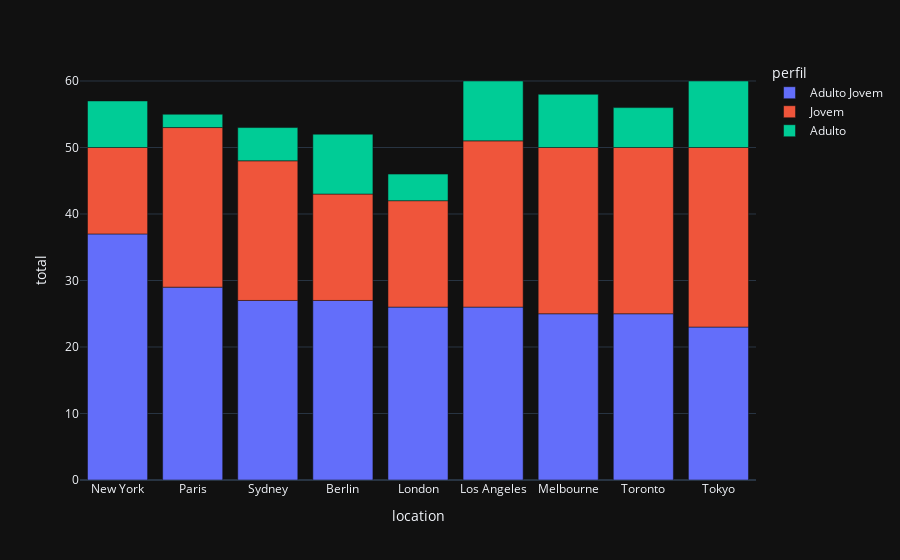

Notebook code cell kept with this figure:
### Code cell
df_grafico_perfil = px.bar(
    df_perfil,
    x='location',
    y='total',
    color='perfil'
)
df_grafico_perfil.show()

### Figure 1 — Plotly figure (JSON) as saved in the notebook; plotly's stock layout.template omitted (floating-point values rounded to 4 significant figures)
{"data": [{"hovertemplate": "perfil=Adulto Jovem<br>location=%{x}<br>total=%{y}<extra></extra>", "legendgroup": "Adulto Jovem", "marker": {"color": "#636efa", "pattern": {"shape": ""}}, "name": "Adulto Jovem", "orientation": "v", "showlegend": true, "textposition": "auto", "x": ["New York", "Paris", "Sydney", "Berlin", "London", "Los Angeles", "Melbourne", "Toronto", "Tokyo"], "xaxis": "x", "y": [37, 29, 27, 27, 26, 26, 25, 25, 23], "yaxis": "y", "type": "bar"}, {"hovertemplate": "perfil=Jovem<br>location=%{x}<br>total=%{y}<extra></extra>", "legendgroup": "Jovem", "marker": {"color": "#EF553B", "pattern": {"shape": ""}}, "name": "Jovem", "orientation": "v", "showlegend": true, "textposition": "auto", "x": ["Tokyo", "Melbourne", "Toronto", "Los Angeles", "Paris", "Sydney", "London", "Berlin", "New York"], "xaxis": "x", "y": [27, 25, 25, 25, 24, 21, 16, 16, 13], "yaxis": "y", "type": "bar"}, {"hovertemplate": "perfil=Adulto<br>location=%{x}<br>total=%{y}<extra></extra>", "legendgroup": "Adulto", "marker": {"color": "#00cc96", "pattern": {"shape": ""}}, "name": "Adulto", "orientation": "v", "showlegend": true, "textposition": "auto", "x": ["Tokyo", "Los Angeles", "Berlin", "Melbourne", "New York", "Toronto", "Sydney", "London", "Paris"], "xaxis": "x", "y": [10, 9, 9, 8, 7, 6, 5, 4, 2], "yaxis": "y", "type": "bar"}], "layout": {"xaxis": {"anchor": "y", "domain": [0.0, 1.0], "title": {"text": "location"}}, "yaxis": {"anchor": "x", "domain": [0.0, 1.0], "title": {"text": "total"}}, "legend": {"title": {"text": "perfil"}, "tracegroupgap": 0}, "margin": {"t": 60}, "barmode": "relative"}}
